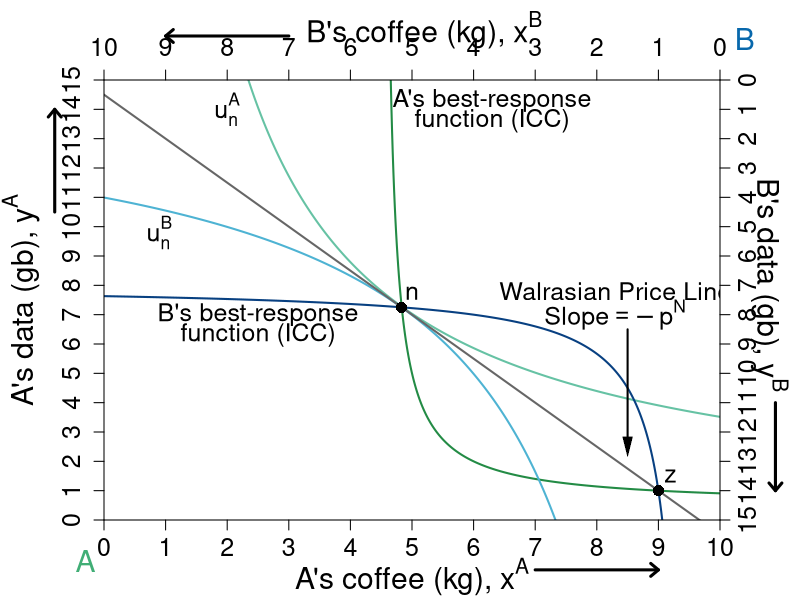

The R source for this figure:
#' Graph Designer: Simon Halliday, Scott Cohn
#' Authors: Bowles and Halliday
#' Title: Coordination, Conflict and Competition: A Text in Microeconomics

library("shape")

pdf(file = "what_can_markets_do/property_walras_market.pdf", width = 9, height = 7)

# Set parameters for graphics
axislabelsize <- 1.8
labelsize <- 1.5
namesize <- 1.8
annotatesize <- 1.5
graphlinewidth <- 2
segmentlinewidth <- 1.5

COL <- c("#7fc97f", "#beaed4", "#fdc086", "#ffff99", "#386cb0", "#f0027f", "#bf5b17", "#666666")
COLA <- c("#e0f3db", "#99d8c9","#66c2a4","#41ae76", "#238b45", "#005824")
COLB <- c("#c6dbef", "#4eb3d3", "#2b8cbe", "#0868ac","#084081")
COLC <- c("#fcfbfd", "#efedf5", "#dadaeb", "#bcbddc", "#9e9ac8", "#807dba", "#6a51a3", "#54278f", "#3f007d")
grays <- gray.colors(25, start = 1, end = 0, alpha = 1)



indiffcurveA1 <- function(x, U = 4, A = 1, a = 0.5) {
  ((((U-2)/A)*(1/x)^a)^(1/(1-a)))
}

indiffcurveA2 <- function(x, U = 4, A = 1, a = 0.5) {
  (((U/A)*(1/x)^a)^(1/(1-a)))
}

indiffcurveA3 <- function(x, U = 5.93, A = 1, a = 0.5) {
  (((U/A)*(1/x)^a)^(1/(1-a)))
}

indiffcurveA4 <- function(x, U = 6.984164, A = 1, a = 0.5) {
  ((((U)/A)*(1/x)^a)^(1/(1-a)))
}

paretoEC <- function(x) {
  (3/2)*x
}

OfferCurveA <- function(x) {
  # x/(x  - 4)
  x / (2*x - 9)
}

mrsplot <- function(x) {
  (13/2)*(x/(9-x)^2)
}

OfferCurveB <- function(x) {
  #15 - (14/2)*(10 - x)/(9 - x)
  (145 - 16*x) / (19 - 2*x)
}

WalrasPrice <- function(x) {
  14.5 - (3/2)*x
}

#Deriving the offer curves: let py = 1
#wA = 8px + 2py = 8px + 2; Demand: x = w/2px => x = 4 + 1/px => px = 1/(x - 4)
#Offer curve is y = px*x => (1/(x-4))*x = x/(x-4) defined for x neq 4
#wA = 2px + 13py = 2px + 13; Demand: x = w/2px => x = 1 + 13/2px => px = 13/2(x - 1)
#B's Offer curve is y = px*x => (13/2)(1/(x-1))*x = (13/2)(x/(x-1)
#Therefore in terms of yA and xA:
#15 - y = (13/2)*(10 - x)/(10 - x - 1)
#Therefore y = 15 - (13/2)*(10-x)/(9 - x) defined for x neq 9
#The tangency of the indifference curve and the offer curve gives mrsplot
#Where mrsplot equals that offer curve, we get x = (3/17)*(51 - sqrt(221)) = 6.376576; 
#So y = 6.022321; therefore u = (6.376576^0.5)*(6.022321^0.5)

indiffcurveBneg1 <- function(x, U = 5.09, A = 1, a = 0.5) {
  15 - (((U/A)*(1/(10 - x))^a)^(1/(1-a)))
}

indiffcurveBneg2 <- function(x, U = 6.33, A = 1, a = 0.5) {
  15 - (((U/A)*(1/(10 - x))^a)^(1/(1-a)))
}

#Aisha happens to have found 8 apples and 2 oranges, 
#and Betty happens to have found 2 apples and 13 oranges. 
#Aisha's utility (8^0.5)*(2^0.5) = 4
#Betty's utility (2^0.5)*(13^0.5) = 5.09


par(mar =  c(4, 5.2, 4, 4))
xlims <- c(0, 10)
ylims <- c(0, 15)
xlims2 <- c(10, 0)
ylims2 <- c(15, 0)

plot(0, 0, xlim = xlims, ylim = ylims, type = "n",
     xlab = expression(paste("A's coffee (kg), ", x^A)),
     ylab = expression(paste("A's data (gb), ", y^A)), 
     #line = 2.5,
     xaxt = "n", 
     yaxt = "n", 
     cex.lab = axislabelsize, 
     bty = "n",
     xaxs = "i", 
     yaxs = "i")


npts <- 500 
npts2 <- 501

#Specify the sequences of points for graphing. 
xx1 <- seq(xlims[1], xlims[2], length.out = npts)
yy1 <- indiffcurveA2(xx1, U = 4, A = 1, a = 0.5)
yy2 <- indiffcurveA2(xx1)


#I need something like xx1 with npts for 
xx2 <- seq(4.5, xlims[2], length.out = npts)
xx3 <- seq(xlims[1], 9.1, length.out = npts)
xx4 <- seq(1, 9.5, length.out = npts)

#Draw the lines for the graphs

lines(xx1, indiffcurveA3(xx1), col = COLA[3], lwd = graphlinewidth)

lines(xx2, OfferCurveA(xx2), col = COLA[5], lwd = graphlinewidth)
lines(xx1, indiffcurveBneg2(xx1), col = COLB[2], lwd = graphlinewidth)

lines(xx3, OfferCurveB(xx3), col = COLB[5], lwd = graphlinewidth)
lines(xx1, WalrasPrice(xx1), col = COL[8], lwd = graphlinewidth)

#Customize ticks and labels for the plot
ticksy <- seq(from = 0, to = 15, by = 1)
ylabels <- seq(from = 0, to = 15, by = 1)
ticksx <- seq(from = 0, to = 10, by = 1)
xlabels <- seq(from = 0, to = 10, by = 1)
axis(1, at = ticksx, pos = 0, labels = xlabels, cex.axis = labelsize)
axis(2, at = ticksy, pos = 0, labels = ylabels, las = 0, gap.axis = -1, cex.axis = labelsize)

#Add arrows:
arrows(-0.8, 10.5, -0.8, 14, xpd = TRUE, length = 0.1, angle = 40, lwd = 3)
arrows(7, -1.7, 9, -1.7, xpd = TRUE, length = 0.1, angle = 40, lwd = 3)

#Annotation of the three graphs and the NE

text(2, 14, expression(u[n]^A), cex = labelsize)
# 

# # #Label B's offer curve
# text(2, 2.6, expression("B's Offer Curve"), cex = labelsize)
# Arrows(1.5, 3.3, 1.5, 7, col = "black", lty = 1, lwd = 2, arr.type = "triangle", arr.lwd = 0.5)
# # 
# # # Price Line
# text(8.3, 13, expression(paste("A's Offer Curve")), cex = labelsize)
# Arrows(6.7, 13, 5, 13, col = "black", lty = 1, lwd = 2, arr.type = "triangle", arr.lwd = 0.5)

text(2.5, 7.0, expression("B's best-response"), cex = annotatesize)
text(2.5, 6.3, expression("function (ICC)"), cex = annotatesize)

text(6.3, 14.3, expression("A's best-response"), cex = annotatesize)
text(6.3, 13.6, expression("function (ICC)"), cex = annotatesize)

# Walrasian Price Line
text(8.3, 7.8, expression(paste("Walrasian Price Line")), cex = labelsize)
text(8.3, 7, expression(paste("Slope", phantom() == -p^N)), cex = labelsize)
Arrows(8.5, 6.5, 8.5, 2.5, col = "black", lty = 1, lwd = 2, arr.type = "triangle", arr.lwd = 0.5)


# #Add a point for the initial endowment
points(4.8275, 7.25, pch = 16, col = "black", cex = 1.5)
text(5, 7.75, expression(n), cex = labelsize)

text(-0.3, -1.4, expression("A"), xpd = TRUE, cex = namesize, col = COLA[4])
text(10.4, 16.4, expression("B"), xpd = TRUE, cex = namesize, col = COLB[4])

#Set up second axes and labels

par(new = TRUE)

#Use the same x and ylims as previously, but with locations switched
xlims2 <- c(10, 0)
ylims2 <- c(15, 0)

#Leave the ylab and xlab blank to ensure no axes titles
plot(0, 0, xlim = xlims2, ylim = ylims2, type = "n",
     xlab = expression(paste("")),
     ylab = expression(paste("")),
     xaxt = "n", 
     yaxt = "n", 
     #cex.lab = 1.2,
     cex.axis = labelsize,
     bty = "n",
     xaxs = "i", 
     yaxs = "i")

#Set up axes at sides 3 and 4 (top and right)
axis(side = 3, at = ticksx, pos = 0, labels = xlabels, cex.axis = labelsize)
axis(side = 4, at = ticksy, pos = 0, labels = ylabels, las = 0, gap.axis = -1, cex.axis = labelsize)
text(4.8, -1.7, expression(paste("B's coffee (kg), ", x^B)), xpd = TRUE, cex = axislabelsize) 
text(-0.8, 7, expression(paste("B's data (gb), ", y^B)), xpd = TRUE, cex = axislabelsize, srt = 270) 

#Add arrows:
arrows(-0.9, 11, -0.9, 14, xpd = TRUE, length = 0.1, angle = 40, lwd = 3)
arrows(7, -1.5, 9, -1.5, xpd = TRUE, length = 0.1, angle = 40, lwd = 3)

#Functions for B's indifference curves
indiffcurveB1 <- function(x, U = 5.09, A = 1, a = 0.5) {
  ((((U-2)/A)*(1/x)^a)^(1/(1-a)))
}

indiffcurveB2 <- function(x, U = 5.09, A = 1, a = 0.5) {
  (((U/A)*(1/x)^a)^(1/(1-a)))
}

indiffcurveB3 <- function(x, U = 5.703502, A = 1, a = 0.5) {
  ((((U)/A)*(1/x)^a)^(1/(1-a)))
}

indiffcurveB4 <- function(x, U = 8.244574, A = 1, a = 0.5) {
  ((((U)/A)*(1/x)^a)^(1/(1-a)))
}





#Label B's indifference curves

text(9.1, 5.2, expression(u[n]^B), cex = labelsize)


#Add a point for the initial endowment
points(1, 14, pch = 16, col = "black", cex = 1.5)
text(0.8, 13.5, expression(z), cex = labelsize)









#Calculate TIOLI power allocation for B
#mrs(x,y) => pareto efficient curve is (3/2)x = y
#A's initital utility is 4 = u(8,2) = (8^0.5)*(2^0.5)
#Therefore substitute in the contract curve u_e^A = 4 = (x^A)^(0.5)(3/2*x^A)^0.5
# => x^A = 4/((3/2)^0.5) = 3.27 => x^B = 6.73
# => y^A = 3/2(x^A) = 4.9 => y^B = 10.1

#Add point g for B's TIOLI power
# points(6.73, 10.1, pch = 16, col = "black", cex = 1.5)
# text(6.73, 10.6, expression(g))

#Calculate TIOLI power allocation for A
#mrs(x,y) => pareto efficient curve is (3/2)x = y
#A's initital utility is 4 = u(8,2) = (8^0.5)*(2^0.5)
#Therefore substitute in the contract curve u_e^A = 4 = (x^A)^(0.5)(3/2*x^A)^0.5
# => x^B = 5.09/((3/2)^0.5) = 4.16 => x^A = 5.84
# => y^B = 3/2(x^B) = 6.23 => y^A = 8.77 
#=> u^A = (5.84^0.5)*(8.77^0.5) = 7.156591
#Add point f for A's TIOLI power
# points(4.16, 6.23, pch = 16, col = "black", cex = 1.5)
# text(4.16, 5.8, expression(f))


#Annotating B's endowment
#text(1.8, 12.5, expression(z), cex = labelsize)

#Annotating a point that is a Pareto improvement over e.
#points(3.623424, 8.977679, pch = 16, col = "black", cex = 1.5)
#text(3.623424, 8.4, expression(h))
#(2.94^0.5)*(12.76^0.5)

#Label Pareto Improving Lens
#text(7, 5, expression(paste("Pareto-Improving Lens")))

dev.off()
